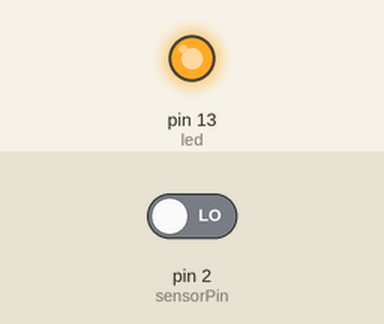
This sketch was run on a simulated Arduino Uno, built with avr-gcc and run on an emulated ATmega328P. On the bench: output pins drawn as LEDs (lit = HIGH). The test bench sets the inputs (shaded band); at power-on: pin 2 (sensorPin) LOW.

Above: at 0.1 s.
At 60.6 s:
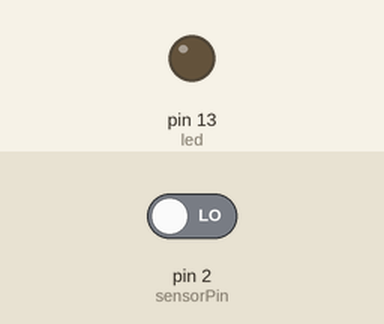
Timing chart, 0 to 62.1 s (numbered marks = the images above):
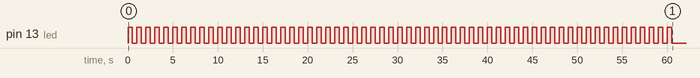

The sketch:

Arduino.ino
```cpp
const int led = 13;
const int sensorPin = 2;
int i=0;
void setup()
{
 // put your setup code here, to run once:
 Serial.begin(115200);
 pinMode(sensorPin, INPUT);
 pinMode(led, OUTPUT);
for(i=0;i<=60;i++)
{
digitalWrite(led, HIGH);
delay(500);
digitalWrite(led,LOW);
delay(500);
}
}
void loop()
{
 // put your main code here, to run repeatedly:
 if(digitalRead(sensorPin) == HIGH)
 {
 digitalWrite(led, HIGH);
 Serial.print(1);
 delay(1000);
 }else
 {
 digitalWrite(led, LOW);
 //Serial.print(0);
 }
}
```
